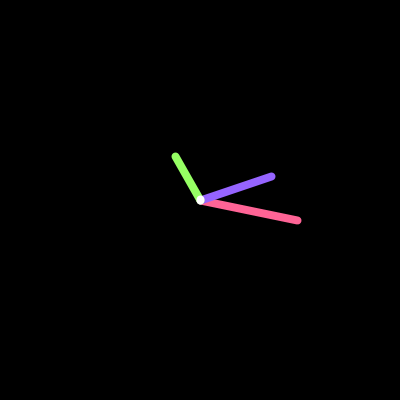
Frame 1 (no input)
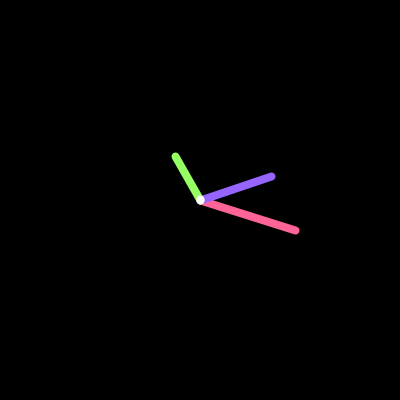
Frame 60 (the mouse pressed at the canvas centre just before this capture)
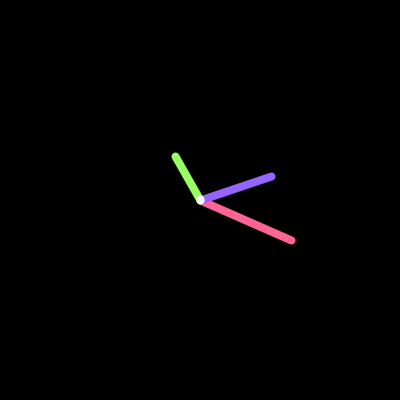
Frame 120 (the mouse held since frame 60 and released just before this capture)

The Processing sketch that drew these frames (run headless with seeded random() and noise(); from frame 60 on, the mouse is pressed at the canvas centre):

// Processing sketch: CC_074_Clock
// ── CC_074_Clock.pde
// Daniel Shiffman
// http://codingtra.in
// http://patreon.com/codingtrain

// Clock
// Video: https://youtu.be/E4RyStef-gY

// Originally written using p5.js

void setup() {
  size(400, 400);
}

void draw() {
  background(0);
  translate(200, 200);
  rotate(-HALF_PI);
  
  int hr = hour();
  int mn = minute();
  int sc = second();

  strokeWeight(8);
  stroke(255, 100, 150);
  noFill();
  float secondAngle = map(sc, 0, 60, 0, TWO_PI);
  //arc(0, 0, 300, 300, 0, secondAngle);

  stroke(150, 100, 255);
  float minuteAngle = map(mn, 0, 60, 0, TWO_PI);
  //arc(0, 0, 280, 280, 0, minuteAngle);

  stroke(150, 255, 100);
  float hourAngle = map(hr % 12, 0, 12, 0, TWO_PI);
  //arc(0, 0, 260, 260, 0, hourAngle);

  pushMatrix();
  rotate(secondAngle);
  stroke(255, 100, 150);
  line(0, 0, 100, 0);
  popMatrix();

  pushMatrix();
  rotate(minuteAngle);
  stroke(150, 100, 255);
  line(0, 0, 75, 0);
  popMatrix();

  pushMatrix();
  rotate(hourAngle);
  stroke(150, 255, 100);
  line(0, 0, 50, 0);
  popMatrix();

  stroke(255);
  point(0, 0);

  //  fill(255);
  //  noStroke();
  //  text(hr + ':' + mn + ':' + sc, 10, 200);

 }
